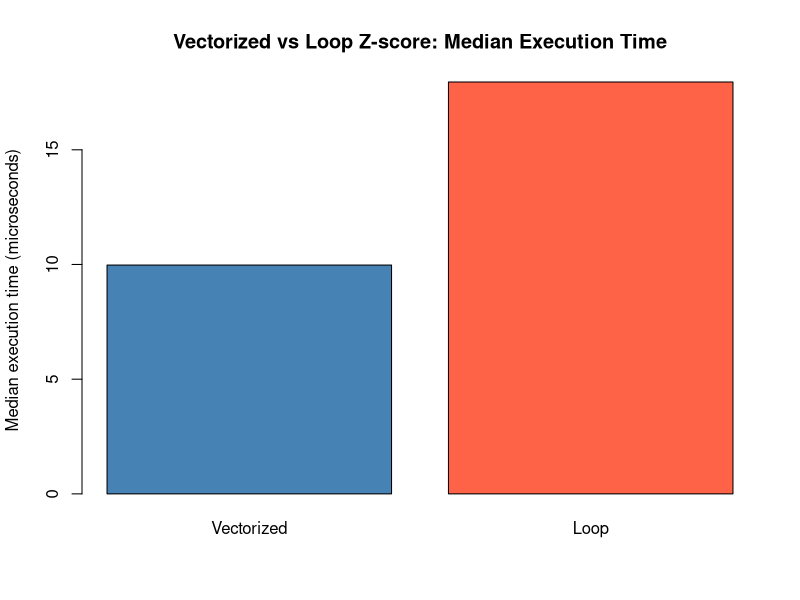
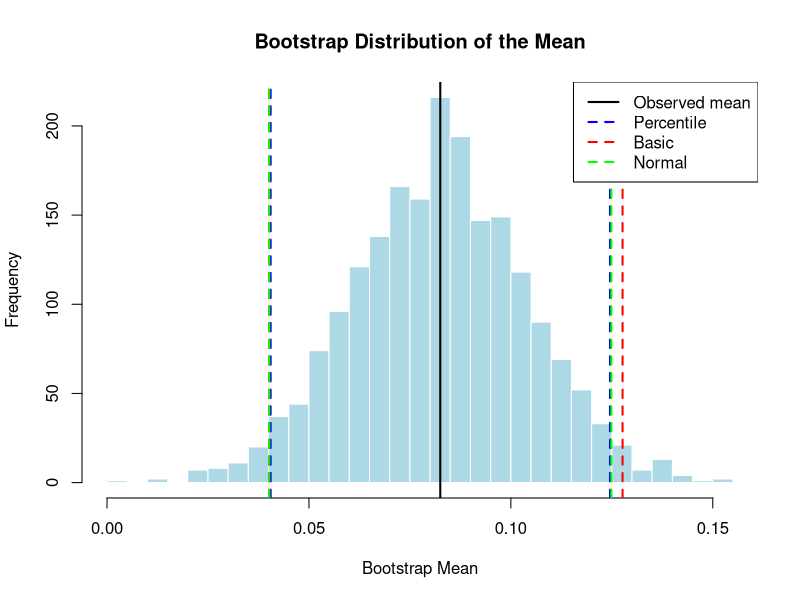
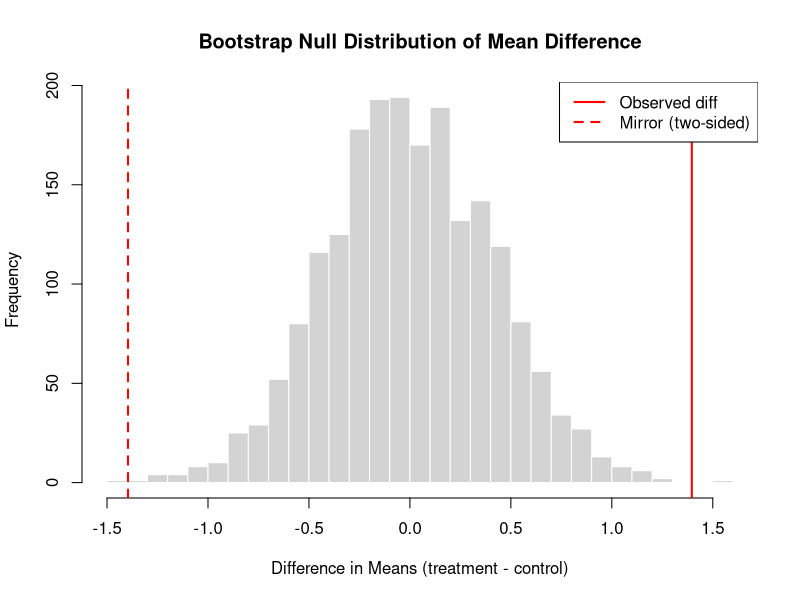

These figures' R source, in order:
## ---- chunk 1
# Vectorized version
vectorized_zscore <- function(x) {
  (x - mean(x)) / sd(x)
}

# Loop version
loop_zscore <- function(x) {
  n <- length(x)
  z <- numeric(n)         # pre-allocate 
  m <- mean(x)
  s <- sd(x)
  for (i in seq_len(n)) {
    z[i] <- (x[i] - m) / s
  }
  z
}
## ---- chunk 2
library(bench)

x_iris <- iris$Sepal.Length

bm <- bench::mark(
  vectorized = vectorized_zscore(x_iris),
  loop       = loop_zscore(x_iris),
  iterations = 50,
  check      = TRUE    
)

# Bar plot of median execution times
medians <- as.numeric(bm$median)         
names(medians) <- c("Vectorized", "Loop")

barplot(
  medians * 1e6,                         # convert to microseconds
  names.arg = names(medians),
  ylab      = "Median execution time (microseconds)",
  main      = "Vectorized vs Loop Z-score: Median Execution Time",
  col       = c("steelblue", "tomato")
)

## ---- chunk 3
library(dplyr)

cw <- ChickWeight %>%
  group_by(Chick) %>%
  arrange(Time) %>%
  mutate(
    # weight change per day between consecutive measurements
    Growth.Rate = (weight - lag(weight)) / (Time - lag(Time)),
    # percentage gain from first to last measurement
    Weight.Gain.Percent = (weight - first(weight)) / first(weight) * 100
  ) %>%
  ungroup()

# Average growth rate by diet group
avg_growth <- cw %>%
  group_by(Diet) %>%
  summarise(Avg.Growth.Rate = mean(Growth.Rate, na.rm = TRUE))

# Mean of each chick's maximum weight, by diet
mean_max_weight <- cw %>%
  group_by(Diet, Chick) %>%
  summarise(Max.Weight = max(weight), .groups = "drop") %>%
  group_by(Diet) %>%
  summarise(Mean.Max.Weight = mean(Max.Weight))

print(avg_growth)
print(mean_max_weight)
## ---- chunk 4
library(palmerpenguins)

species_list <- lapply(unique(penguins$species), function(sp) {
  df <- penguins[penguins$species == sp, ]
  attr(df, "sample_size") <- nrow(df)
  df
})
names(species_list) <- unique(penguins$species)

# Check
attr(species_list[["Adelie"]], "sample_size")

## ---- chunk 5
    library(purrr)

    numeric_cols <- penguins[, sapply(penguins, is.numeric)]

    # lapply version
    lapply(numeric_cols, mean, na.rm = TRUE)

    # map_dbl version (same result, guaranteed numeric output)
    map_dbl(numeric_cols, ~ mean(.x, na.rm = TRUE))
## ---- chunk 6
    # Mean body mass by species
    tapply(penguins$body_mass_g, penguins$species, mean, na.rm = TRUE)

    # Mean body mass by species AND sex combination
    tapply(penguins$body_mass_g,
           list(penguins$species, penguins$sex),
           mean, na.rm = TRUE)
## ---- chunk 7
    x <- c(1, 2, 3)
    y <- x         
    y[1] <- 99      

    # x is unchanged
    print(x)  
    print(y)   
## ---- chunk 8
# Original inefficient version
system.time({
  result <- numeric(0)
  for (i in 1:10000) {
    result <- c(result, i^2)   # copies entire vector each iteration
  }
})

# Pre-allocated version
system.time({
  result_fast <- numeric(10000)  # allocate all memory upfront
  for (i in 1:10000) {
    result_fast[i] <- i^2       
  }
})

## ---- chunk 9
    A <- matrix(c(4, 2, 1, 5), nrow = 2)
    B <- matrix(c(3, 1, 0, 2), nrow = 2)
    C <- matrix(c(1, 3, 5, 2, 4, 6), nrow = 2)
    # Element-wise addition: adds corresponding entries
    A + B     

    # Element-wise multiplication: multiplies corresponding entries (NOT matrix mult)
    A * B 

     # True matrix multiplication: dot products of rows of A with columns of B
    A %*% B   

    # Transpose of A (2x2 -> 2x2) then matrix multiply with C (2x3) -> result is 2x3
    t(A) %*% C 

    # Matrix inverse A^{-1}: the matrix such that A %*% solve(A) = I
    solve(A)  

    # Verify solve
    round(A %*% solve(A), 10)  # should be identity matrix

## ---- chunk 10
    is_symmetric <- function(mat) {
      if (!is.matrix(mat)) stop("Input must be a matrix")
      if (nrow(mat) != ncol(mat)) stop("Matrix must be square")
      all(mat == t(mat))
    }

    is_symmetric(A)           
    is_symmetric(B)           
    is_symmetric(t(A) %*% A)

## ---- chunk 11
    M <- matrix(c(4, 2, 2, 3), nrow = 2)

    eig_M <- eigen(M)
    lambda <- eig_M$values    # eigenvalues
    P      <- eig_M$vectors   # eigenvectors (columns)

    cat("Eigenvalues:\n"); print(lambda)
    cat("Eigenvectors:\n"); print(P)
## ---- chunk 12
    for (i in 1:2) {
      x  <- P[, i]
      lx <- lambda[i]
      cat("Eigenpair", i, ":\n")
      cat("  Mx      =", M %*% x, "\n")
      cat("  lambda*x =", lx * x, "\n")
      cat("  Match?  ", isTRUE(all.equal(as.vector(M %*% x), lx * x)), "\n")
    }
## ---- chunk 13

    D <- diag(lambda)
    M_reconstructed <- P %*% D %*% solve(P)

    cat("Original M:\n");       print(M)
    cat("Reconstructed M:\n");  print(round(M_reconstructed, 10))
    cat("Match?", isTRUE(all.equal(M, M_reconstructed)), "\n")

## ---- chunk 14
X <- matrix(c(3, 2, 2, 2, 3, -2, 2, -2, 3), nrow = 3)

svd_X <- svd(X)
U <- svd_X$u
D_svd <- diag(svd_X$d)
V <- svd_X$v

cat("Singular values:", svd_X$d, "\n")

# Rank-1 approximation: keep only the first singular value/vector pair
X_rank1 <- svd_X$d[1] * (svd_X$u[, 1] %*% t(svd_X$v[, 1]))

# Frobenius norm of the difference
frob_error <- norm(X - X_rank1, "F")
cat("SVD reconstruction match?", isTRUE(all.equal(X, U %*% D_svd %*% t(V))), "\n")
cat("Frobenius norm of X - X_rank1:", frob_error, "\n")
## ---- chunk 15
set.seed(228)
n <- 100
x <- runif(n, -5, 5)
y <- 3 + 2 * x + rnorm(n, sd = 1)

# Design matrix with intercept column
X_design <- cbind(1, x)

# QR decomposition approach
qr_X   <- qr(X_design)
Q_mat  <- qr.Q(qr_X)
R_mat  <- qr.R(qr_X)
beta_qr <- solve(R_mat) %*% t(Q_mat) %*% y

# lm() comparison
fit_lm <- lm(y ~ x)

cat("QR coefficients:  ", beta_qr, "\n")
cat("lm() coefficients:", coef(fit_lm), "\n")
cat("Match?", isTRUE(all.equal(as.vector(beta_qr),
                               as.vector(coef(fit_lm)))), "\n")
## ---- chunk 16
    rosenbrock <- function(x) {
      (1 - x[1])^2 + 100 * (x[2] - x[1]^2)^2
    }
## ---- chunk 17
    rosenbrock_grad <- function(x) {
      dfdx1 <- -2 * (1 - x[1]) - 400 * x[1] * (x[2] - x[1]^2)
      dfdx2 <- 200 * (x[2] - x[1]^2)
      c(dfdx1, dfdx2)
    }
## ---- chunk 18
    gradient_descent <- function(init, grad_fn, learning_rate, max_iter, tol) {
      x <- init
      iter <- 0

      for (i in 1:max_iter) {
        g <- grad_fn(x)
        
        if (sqrt(sum(g^2)) < tol) {
          iter <- i
          break
        }

        x <- x - learning_rate * g
        iter <- i
      }

      list(
        solution      = x,
        value         = rosenbrock(x),
        iterations    = iter
      )
    }
## ---- chunk 19
    gd_result <- gradient_descent(
      init          = c(-1.2, 1.0),
      grad_fn       = rosenbrock_grad,
      learning_rate = 0.001,
      max_iter      = 10000,
      tol           = 1e-6
    )

    cat("Gradient Descent:\n")
    cat("  Solution:   ", gd_result$solution, "\n")
    cat("  Value:      ", gd_result$value, "\n")
    cat("  Iterations: ", gd_result$iterations, "\n")
## ---- chunk 20
    bfgs_result <- optim(
      par    = c(-1.2, 1.0),
      fn     = rosenbrock,
      gr     = rosenbrock_grad,
      method = "BFGS",
      control = list(maxit = 10000)
    )

    cat("\nBFGS:\n")
    cat("  Solution:          ", bfgs_result$par, "\n")
    cat("  Value:             ", bfgs_result$value, "\n")
    cat("  Function evals:    ", bfgs_result$counts["function"], "\n")
    cat("  Gradient evals:    ", bfgs_result$counts["gradient"], "\n")
## ---- chunk 21
    nm_result <- optim(
      par    = c(-1.2, 1.0),
      fn     = rosenbrock,
      method = "Nelder-Mead",
      control = list(maxit = 10000)
    )

    cat("\nNelder-Mead:\n")
    cat("  Solution:          ", nm_result$par, "\n")
    cat("  Value:             ", nm_result$value, "\n")
    cat("  Function evals:    ", nm_result$counts["function"], "\n")

## ---- chunk 22
    # Comparison table
    comparison <- data.frame(
      Method      = c("Gradient Descent", "BFGS", "Nelder-Mead"),
      x1          = c(gd_result$solution[1], bfgs_result$par[1], nm_result$par[1]),
      x2          = c(gd_result$solution[2], bfgs_result$par[2], nm_result$par[2]),
      f_value     = c(gd_result$value,       bfgs_result$value,  nm_result$value),
      Iterations  = c(gd_result$iterations,  NA,                 NA),
      Fn_evals    = c(NA, bfgs_result$counts["function"], nm_result$counts["function"])
    )
    print(comparison)
## ---- chunk 23
    run_simulation <- function(n_samples, n_reps, dist_type) {
      results <- matrix(NA, nrow = n_reps, ncol = 3,
                        dimnames = list(NULL, c("mean", "median", "trimmed")))

      for (i in 1:n_reps) {
        x <- switch(dist_type,
          "normal" = rnorm(n_samples, 0, 1),
          "t3"     = rt(n_samples, df = 3),
          "contaminated" = {
            n_clean <- rbinom(1, n_samples, 0.9)
            c(rnorm(n_clean, 0, 1), rnorm(n_samples - n_clean, 0, 10))
          }
        )
        results[i, "mean"]    <- mean(x)
        results[i, "median"]  <- median(x)
        results[i, "trimmed"] <- mean(x, trim = 0.1)
      }

      as.data.frame(results)
    }
## ---- chunk 24
    set.seed(228)
    true_mean <- 0   # all distributions are centered at 0

    distributions <- c("normal", "t3", "contaminated")
    all_metrics <- list()

    for (dist in distributions) {
      sim <- run_simulation(n_samples = 30, n_reps = 1000, dist_type = dist)

      metrics <- data.frame(
        Distribution = dist,
        Estimator    = c("mean", "median", "trimmed"),
        Bias         = colMeans(sim) - true_mean,
        Variance     = apply(sim, 2, var),
        MSE          = colMeans((sim - true_mean)^2)
      )
      all_metrics[[dist]] <- metrics
    }
## ---- chunk 25
    summary_table <- do.call(rbind, all_metrics)
    rownames(summary_table) <- NULL
    print(summary_table)
## ---- chunk 26

    set.seed(42)
    returns <- rnorm(50, mean = 0.08, sd = 0.12)
    returns <- returns + rexp(50, rate = 20) - 0.05

    bootstrap_mean <- function(x, B = 2000, ci_type = "percentile") {
      n          <- length(x)
      obs_mean   <- mean(x)
      boot_means <- numeric(B)

      # resample WITH replacement, same size as original
      for (i in 1:B) {
        boot_sample   <- sample(x, size = n, replace = TRUE)
        boot_means[i] <- mean(boot_sample)
      }

      # SE_boot = sd of bootstrap statistics
      se_boot <- sd(boot_means)

      # Three CI types
      ci <- switch(ci_type,

        # percentile -- take 2.5th and 97.5th percentiles directly
        "percentile" = quantile(boot_means, c(0.025, 0.975)),

        # basic (pivot): reflects the bootstrap distribution around obs_mean
        # lower = 2*obs - upper_percentile, upper = 2*obs - lower_percentile
        "basic" = c(
          2 * obs_mean - quantile(boot_means, 0.975),
          2 * obs_mean - quantile(boot_means, 0.025)
        ),
        
        # normal -- use SE_boot with z critical value (assumes symmetry)
        "normal" = c(
          obs_mean - 1.96 * se_boot,
          obs_mean + 1.96 * se_boot
        )
      )

      list(
        observed_mean  = obs_mean,
        se_boot        = se_boot,
        ci             = ci,
        boot_dist      = boot_means
      )
    }

    set.seed(42)
    res_pct    <- bootstrap_mean(returns, B = 2000, ci_type = "percentile")
    res_basic  <- bootstrap_mean(returns, B = 2000, ci_type = "basic")
    res_normal <- bootstrap_mean(returns, B = 2000, ci_type = "normal")

    cat("Observed mean:     ", res_pct$observed_mean, "\n")
    cat("Bootstrap SE:      ", res_pct$se_boot, "\n\n")
    cat("Percentile CI:     ", res_pct$ci, "\n")
    cat("Basic CI:          ", res_basic$ci, "\n")
    cat("Normal CI:         ", res_normal$ci, "\n")
## ---- chunk 27
    hist(res_pct$boot_dist,
         breaks = 40,
         main   = "Bootstrap Distribution of the Mean",
         xlab   = "Bootstrap Mean",
         col    = "lightblue",
         border = "white")

    # Vertical lines for three CIs
    abline(v = res_pct$ci,    col = "blue",   lty = 2, lwd = 2)
    abline(v = res_basic$ci,  col = "red",    lty = 2, lwd = 2)
    abline(v = res_normal$ci, col = "green",  lty = 2, lwd = 2)
    abline(v = res_pct$observed_mean, col = "black", lwd = 2)

    legend("topright",
           legend = c("Observed mean", "Percentile", "Basic", "Normal"),
           col    = c("black", "blue", "red", "green"),
           lty    = c(1, 2, 2, 2), lwd = 2)

## ---- chunk 28
    set.seed(123)
    control   <- rnorm(40, mean = 10,   sd = 2)
    treatment <- rnorm(40, mean = 11.5, sd = 2)

    bootstrap_ttest <- function(x, y, B = 2000) {
      obs_diff <- mean(y) - mean(x)
      x_shifted <- x - mean(x)
      y_shifted <- y - mean(y)
      combined  <- c(x_shifted, y_shifted)

      nx <- length(x)
      ny <- length(y)

      boot_diffs <- numeric(B)

      for (i in 1:B) {
        # Resample under the null (both groups centered at 0)
        boot_x <- sample(combined, size = nx, replace = TRUE)
        boot_y <- sample(combined, size = ny, replace = TRUE)
        boot_diffs[i] <- mean(boot_y) - mean(boot_x)
      }

      # p-value: proportion of bootstrap diffs as extreme as observed
      p_value <- mean(abs(boot_diffs) >= abs(obs_diff))

      list(
        obs_diff   = obs_diff,
        p_value    = p_value,
        boot_dist  = boot_diffs
      )
    }

    set.seed(123)
    boot_test <- bootstrap_ttest(control, treatment, B = 2000)

    cat("Observed difference:", boot_test$obs_diff, "\n")
    cat("Bootstrap p-value:  ", boot_test$p_value, "\n")

    # Standard t-test comparison
    t_result <- t.test(treatment, control)
    cat("t-test p-value:     ", t_result$p.value, "\n")

    # Visualization
    hist(boot_test$boot_dist,
         breaks = 40,
         main   = "Bootstrap Null Distribution of Mean Difference",
         xlab   = "Difference in Means (treatment - control)",
         col    = "lightgrey",
         border = "white")
    abline(v =  boot_test$obs_diff, col = "red", lwd = 2)
    abline(v = -boot_test$obs_diff, col = "red", lwd = 2, lty = 2)
    legend("topright",
           legend = c("Observed diff", "Mirror (two-sided)"),
           col    = "red", lty = c(1, 2), lwd = 2)
